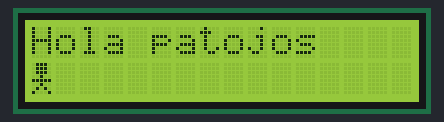
Bench run of a sketch on a simulated Arduino Uno, built with avr-gcc and run on an emulated ATmega328P. Parts: 16×2 character LCD.

Above: at 0.19 s.

The sketch:

LCD_without_I2C.ino
```cpp
/*
   Fundacion Kinal
   Centro educativo tecnico laboral Kinal
   Quinto perito
   Quinto electronica
   Codigo Tecnico: EB5AM / EB5AV
   Curso: Taller de electronica digital y reparacion de computadoras I
   Proyecto: Uso de la pantalla LCD sin interfaz I2C
   Dev: Profe. Alejandro Lopez Navas
   Fecha: 07 de mayo
   link de la simulacion: https://www.tinkercad.com/things/1CMtswoDbR5-uso-de-la-lcd

*/

//Librerias
#include <LiquidCrystal.h>


//Definiciones de preprocesador
#define RS  6
#define Enable 7
#define D4 2
#define D5 3
#define D6 4
#define D7 5

//Constructor
LiquidCrystal LCD_Alejandro(RS, Enable, D4, D5, D6, D7); //Constructor que me permite usar la LCD

byte ninoConBrazoAbajo[] = {
  B01110,
  B01110,
  B01110,
  B00100,
  B11111,
  B00100,
  B01010,
  B10001
};

byte ninoConBrazoArriba[] = {
  B01110,
  B01110,
  B01110,
  B10101,
  B01110,
  B00100,
  B01010,
  B01010
};

void setup()
{
  LCD_Alejandro.begin(16,2); //Objeto de una LCD de 16 columnas x 2 filas
  LCD_Alejandro.createChar(1,ninoConBrazoAbajo);
  LCD_Alejandro.createChar(2,ninoConBrazoArriba);
  LCD_Alejandro.setCursor(0,0);
  LCD_Alejandro.print("Hola patojos");
}
void loop()
{
  LCD_Alejandro.setCursor(0,1);  //Primera columna y segunda fila
  LCD_Alejandro.write(1);
  delay(250);
  LCD_Alejandro.setCursor(0,1);
  LCD_Alejandro.write(2);
  delay(250);
}
```
